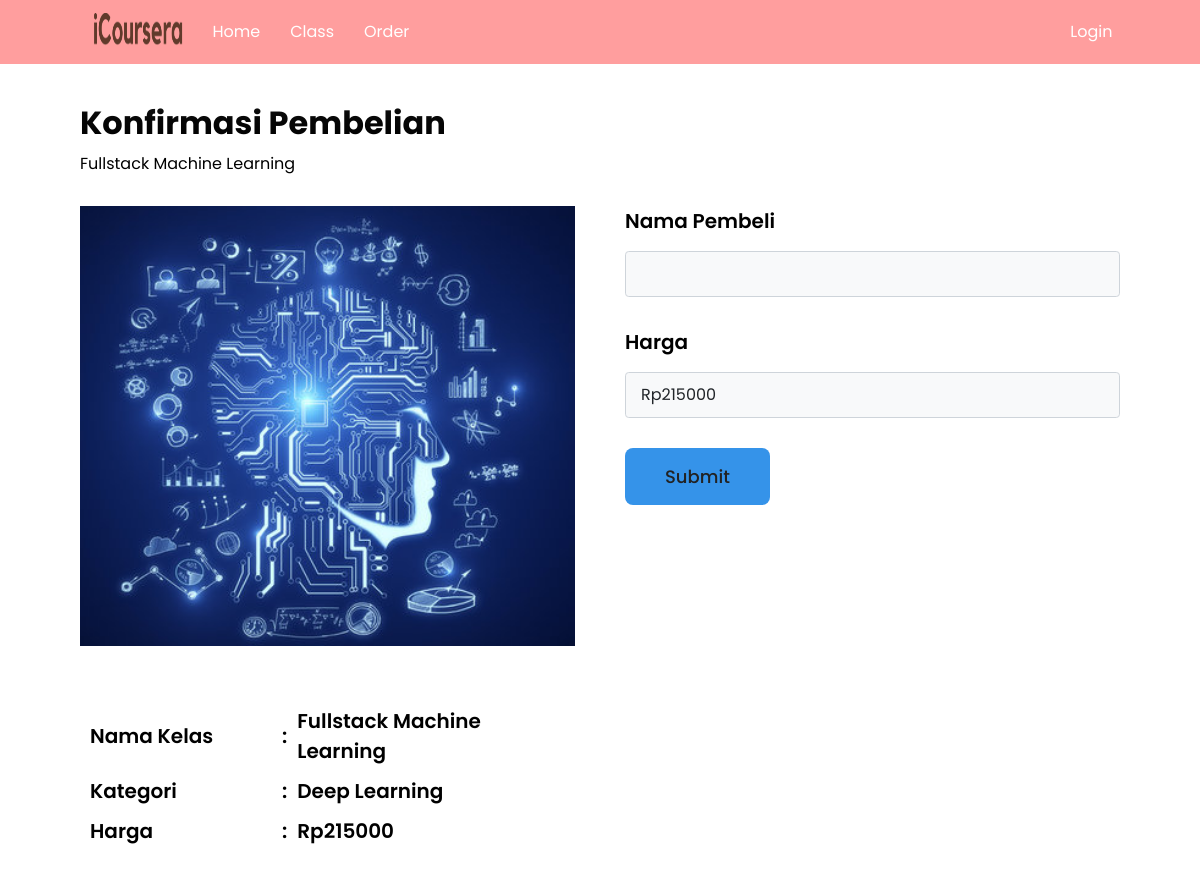
Page /user/index.php?page=dokumen&id=40 on the committed database.
### tables this page shows
CREATE TABLE `daftar_mobil` (
  `id_mobil` int(255) NOT NULL,
  `nama_mobil` varchar(255) NOT NULL,
  `merk_mobil` varchar(255) NOT NULL,
  `tahun_produksi` date NOT NULL,
  `deskripsi` text NOT NULL,
  `harga_mobil` int(255) NOT NULL,
  `foto_mobil` varchar(255) NOT NULL
);

### user/Dokumen-Abdul.php (the view, shortened to what this page needs)
<section class="dokumen form-section">
    <?php
        include '../config/connector.php';
        $id = $_GET['id'];
        $result = mysqli_query($connection, "SELECT * FROM daftar_mobil WHERE id_mobil=$id");
        $data = mysqli_fetch_assoc($result);
    ?>
    <div class="dokumen__header">
        <h1 class="dokumen__title form-title">Konfirmasi Pembelian</h1>
        <p class="dokumen__desc form-desc"><?= $data['nama_mobil'] ?></p>
    </div>
    <div class="dokumen__container">
        <div class="dokumen__detail-mobil">
            <img src="../asset/<?= $data['foto_mobil'] ?>" alt="" class="dokumen__img">
            <table class="dokumen__table">
                <tr>
                    <td>Nama Kelas</td>
                    <td>:</td>
                    <td><?= $data['nama_mobil'] ?></td>
                </tr>
                <tr>
                    <td>Kategori</td>
                    <td>:</td>
                    <td><?= $data['merk_mobil'] ?></td>
                </tr>
                <tr>
                    <td>Harga</td>
                    <td>:</td>
                    <td>Rp<?= $data['harga_mobil'] ?></td>
                </tr>
            </table>
        </div>
        <form action="config/dokumen.php" method="POST" enctype="multipart/form-data" class="dokumen__form form-rent">
            <div class="mb-4">
                <label for="nama_pembeli" class="form-label">Nama Pembeli</label>
                <input type="text" name="nama_pembeli" class="form-control bg-light" id="nama_pembeli" value="<?= $_SESSION['nama'] ?>" readOnly>
            </div>
            <div class="mb-4">
                <label for="harga" class="form-label">Harga</label>
                <input type="text" name="harga" class="form-control bg-light" id="harga" value="Rp<?= $data['harga_mobil'] ?>" readOnly>
            </div>
            <input type="submit" class="form-rent-btn btn-primary" name="submit" value="Submit">
        </form>
    </div>
</section>

### style/style.css (style rules this page uses)
*, *::before, *::after { margin: 0; padding: 0; box-sizing: border-box; }
html { box-sizing: border-box; font-size: 62.5%; scroll-behavior: smooth; }
h1, h2, h3, p { margin-bottom: 0 !important; }
body { font-family: 'Poppins', sans-serif; font-weight: 400; color: #000; background-color: F9F9F9; }
.form-section { display: grid; grid-template-columns: 1fr; grid-auto-rows: min-content; grid-gap: 3rem; padding: 4rem 8rem; }
.form-title { font-size: 3.2rem; font-weight: 700; }
.form-desc { font-size: 1.6rem; font-weight: 400; color: #000; margin-top: 1rem; }
.form-rent { display: grid; grid-template-columns: 1fr; grid-auto-rows: min-content; grid-gap: 1.5rem; width: 70%; }
.form-rent > div { display: grid; grid-template-columns: 1fr; grid-auto-rows: min-content; grid-gap: 1rem; }
.form-rent label { font-size: 2rem; font-weight: 600; }
.form-rent :where(input, textarea) { padding: 1rem 1.5rem; font-size: 1.6rem; font-weight: 400; }
.form-rent-btn { justify-self: start; text-decoration: none; outline: none; border: none; padding: 1.5rem 4rem; color: #222; background-color: #3593E9; border-radius: 8px; font-size: 1.8rem; font-weight: 500; }
.detail__container, .edit__container, .dokumen__container { display: grid; grid-template-columns: repeat(2, 1fr); grid-auto-rows: min-content; grid-gap: 5rem; }
.detail__form, .edit__form, .dokumen__form { width: 100%; }
.dokumen__img { width: 100%; }
.dokumen__detail-mobil { display: grid; grid-template-columns: 1fr; grid-auto-rows: min-content; grid-gap: 5rem; }
.dokumen__table { border-collapse: separate; border-spacing: 1rem; }
.dokumen__table tr td { font-size: 2rem; font-weight: 600; }
.dokumen__table tr td:first-child { width: 40%; }

### rows in the picture
daftar_mobil: nama_mobil "Fullstack Machine Learning", foto_mobil (picture), merk_mobil "Deep Learning", harga_mobil "215000", harga "Rp215000"
